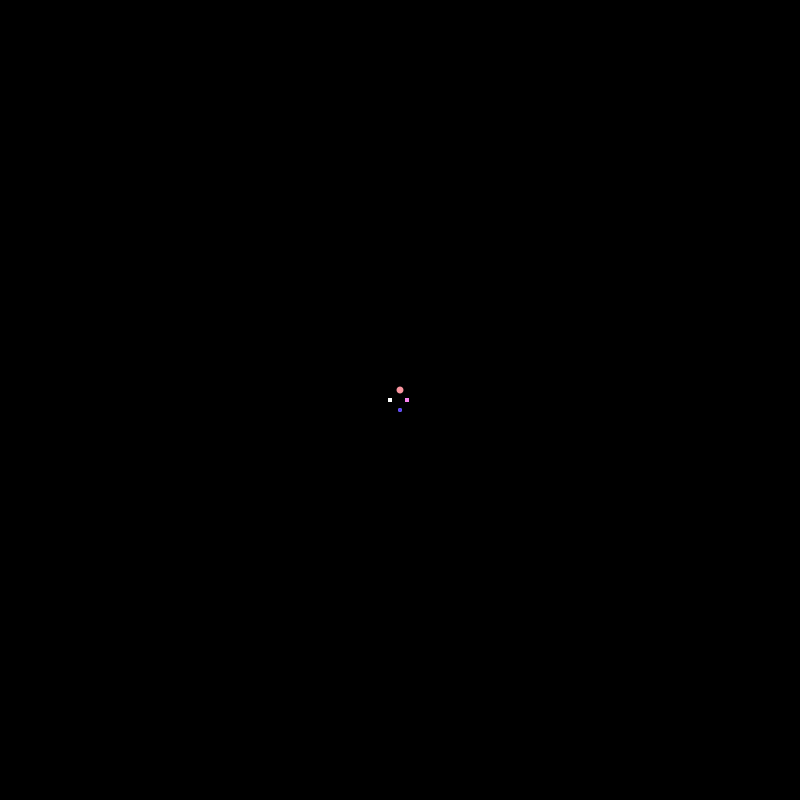
Frame 1 (no input)
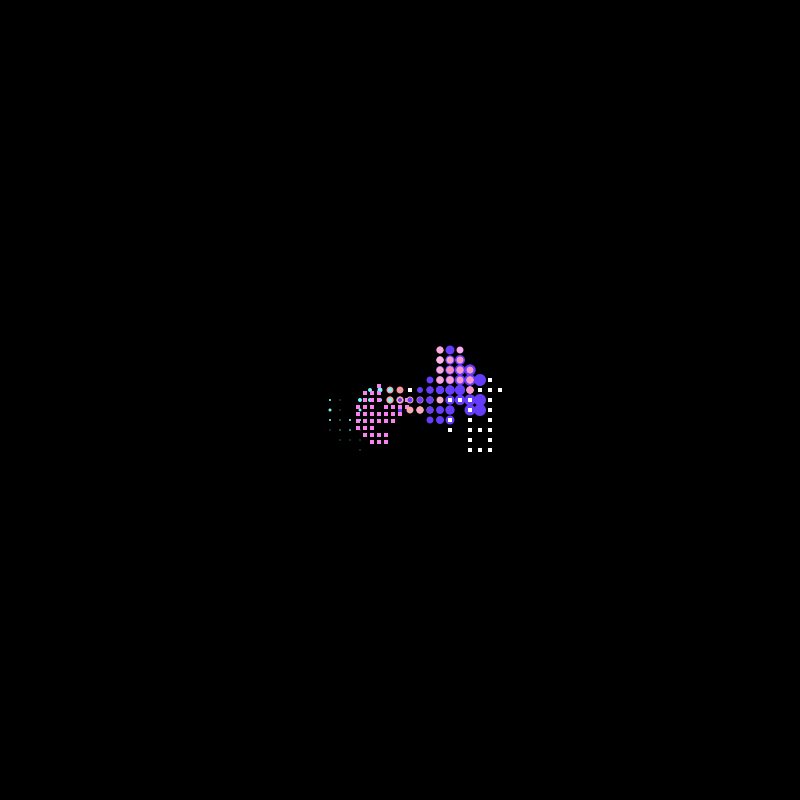
Frame 60 (the mouse pressed at the canvas centre just before this capture)
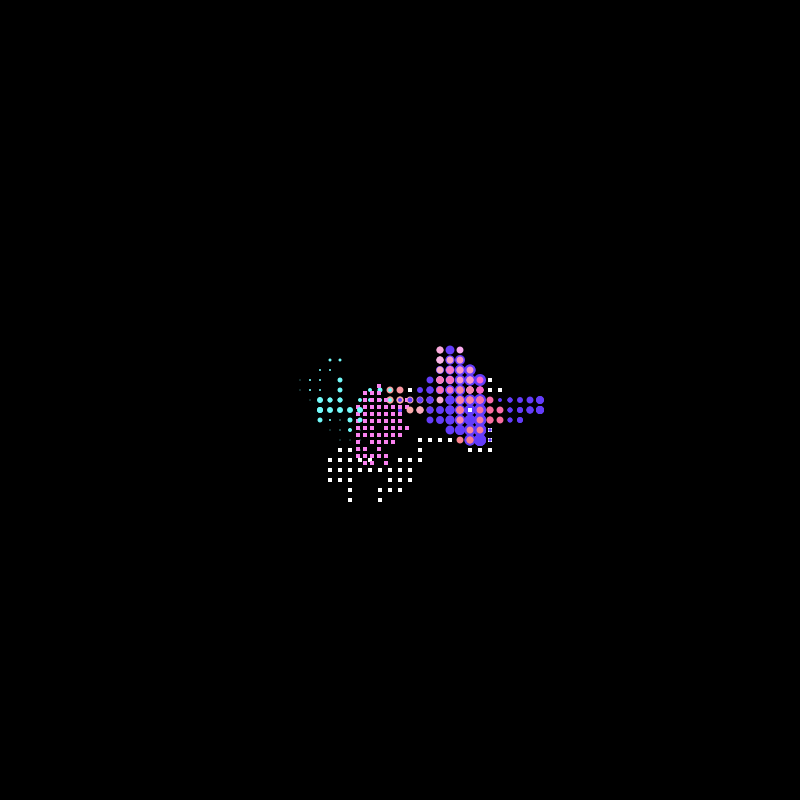
Frame 120 (the mouse held since frame 60 and released just before this capture)

The Processing sketch that drew these frames (run headless with seeded random() and noise(); from frame 60 on, the mouse is pressed at the canvas centre):

// Processing sketch: week_4_homework_walker
// ── week_4_homework_walker.pde
float whiteX;
float whiteY;
float pinkX;
float pinkY;
float blueX;
float blueY;
float yellowY;
float yellowX;
float yellowB;
float yellowG;
float blueSize;
float purpleX;
float purpleY;
float purpleSize;


void setup() {
  size(800, 800);
  background(0);
  rectMode(CENTER);
  whiteX = width/2;
  whiteY = height/2;
  pinkX = width/2;
  pinkY = height/2;
  blueX = width/2;
  blueY = height/2;
  yellowX = width/2;
  yellowY = height/2;
  yellowB = 160;
  yellowG = 150;
  blueSize = 5;
  purpleX = width/2;
  purpleY = height/2;
  purpleSize = 4;
  noStroke();
}

void draw() {
  float w = map(mouseX, 0, width, 1, 10);
  float h = map(mouseY, 0, height, 1, 10);

  float blueR = int(random(5));
  if (blueR == 0) {
    blueX -=10;
    yellowX+=10;
    yellowB +=10;
  } else if (blueR == 1) {
    blueX +=10;
    yellowX -=10;
    yellowG +=10;
  } else if (blueR == 2) {
    blueY -=10;
    yellowY +=10;
    yellowB -=10;
  } else if (blueR == 3) {
    blueY +=10;
    yellowY-=10;
    blueSize -=1;
  } else {
    blueSize +=1;
    yellowG -=10;
  }
  float pinkR = int(random(4));
  if (pinkR == 0) {
    pinkX -=7;
    purpleX +=10;
    purpleSize +=1;
  } else if (pinkR == 1) {
    pinkX +=7;
    purpleY +=10;
  } else if (pinkR == 2) {
    pinkY -=7;
    purpleX -=10;
    purpleSize-=1;
  } else {
    pinkY +=7;
    purpleY -=10;
  }
  float whiteR = int(random(4));
  if (whiteR == 0) {
    whiteY -= 10;
  } else if (whiteR == 1) {
    whiteX += 10;
  } else if (whiteR == 2) {
    whiteY += 10;
  } else {
    whiteX -= 10;
  } 

  if (blueSize > 15) {
    blueSize = 5;
  }
  if (purpleSize > 12) {
   purpleSize = 3; 
  }
  fill(255);
  rect(whiteX, whiteY, 4, 4);
  
  fill(250, 130, 240);
  rect(pinkX, pinkY, 4, 4);
  
  fill(115, 250, 250);
  ellipse(blueX, blueY, blueSize, blueSize);
  
  fill(250, yellowG, yellowB);
  
  ellipse(yellowX, yellowY, 7, 7);
  
  fill(100, 60, 250);
  ellipse(purpleX, purpleY, purpleSize, purpleSize);
}
